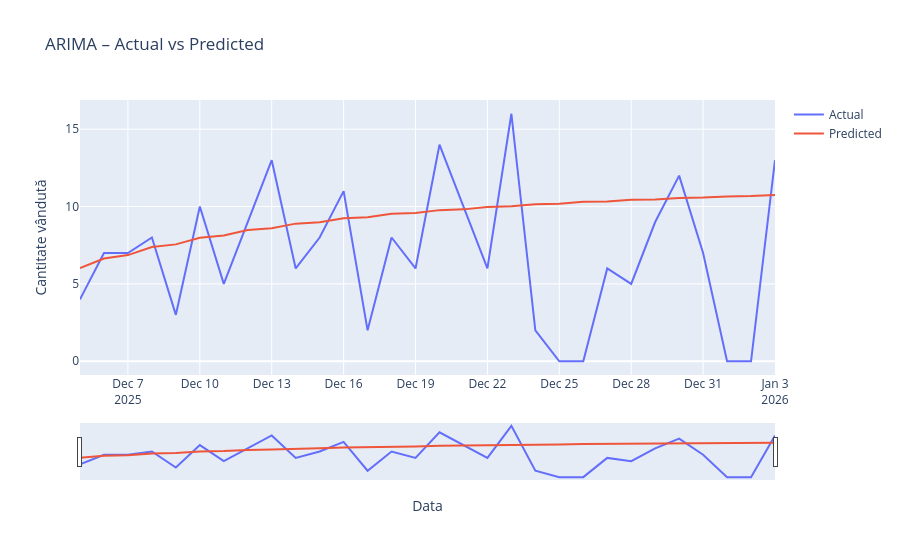

Notebook cell for this chart:
### Code cell
import pandas as pd
import plotly.express as px

df_plot_arima = pd.DataFrame({
    "DATA": test.index,
    "Actual": test.values,
    "Predicted": pred_arima
})

df_long_arima = df_plot_arima.melt(
    id_vars="DATA",
    value_vars=["Actual", "Predicted"],
    var_name="Serie",
    value_name="Cantitate"
)

fig = px.line(
    df_long_arima,
    x="DATA",
    y="Cantitate",
    color="Serie",
    title="ARIMA – Actual vs Predicted"
)

fig.update_layout(
    xaxis_title="Data",
    yaxis_title="Cantitate vândută",
    hovermode="x unified",
    legend_title_text=""
)

fig.update_xaxes(rangeslider_visible=True)

fig.show()
